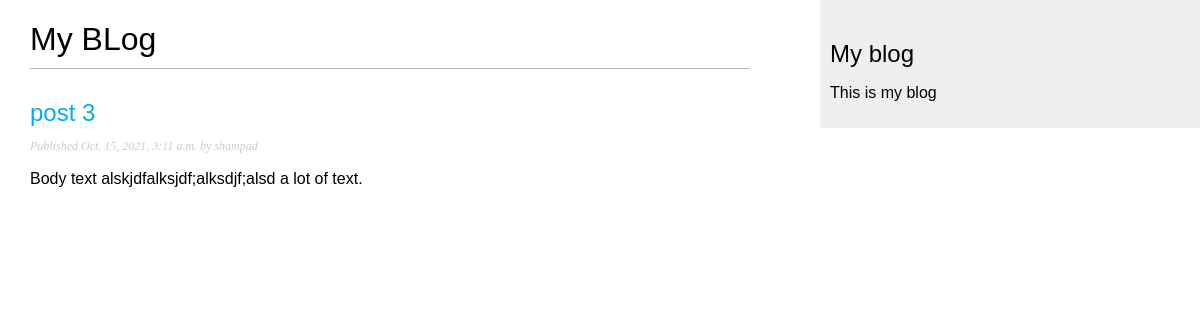
/blog/, run on an earlier commit of the app's database.
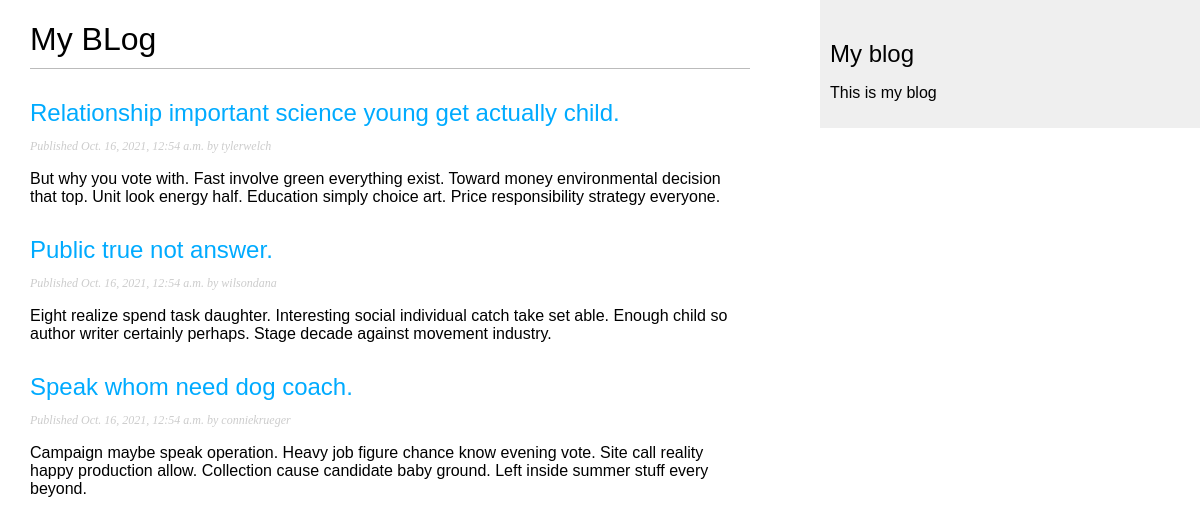
And on a later commit of the database.
### blog/models.py (models this page shows, shortened)
class Post(models.Model):
    STATUS_CHOICES = (
        ('draft', 'Draft'),
        ('published', 'Published'),
    )
    title = models.CharField(max_length=250)
    slug = models.SlugField(max_length=250,
                            unique_for_date='publish')
    author = models.ForeignKey(User,
                               on_delete=models.CASCADE,
                               related_name='blog_posts')
    body = models.TextField()
    publish = models.DateTimeField(default=timezone.now)
    created = models.DateTimeField(auto_now_add=True)
    updated = models.DateTimeField(auto_now=True)
    status = models.CharField(max_length=10,
                              choices=STATUS_CHOICES,
                              default='published')
    objects = models.Manager()  # The default manager
    published = PublishedManager()  # Our custom manager
    tags = TaggableManager()
    class Meta:
        ordering = ('-publish',)
    def get_absolute_url(self):
        return reverse('blog:post_detail',
                       args=[self.publish.year,
                             self.publish.month,
                             self.publish.day,
                             self.slug])

### blog/views.py (the view)
# urls.py: path('', views.PostListView.as_view(), name='post_list'),
class PostListView(ListView):
    queryset = Post.published.all()
    context_object_name = 'posts'
    paginate_by = 3
    template_name = 'blog/post/list.html'

### templates/blog/post/list.html (shortened to what this page needs)
{% extends "blog/base.html" %}
{% block content %}
<h1>My BLog</h1>
    {% for post in posts %}
        <h2><a href="{{ post.get_absolute_url }}">
            {{ post.title }}</a></h2>
        <p class="date">
        Published {{ post.publish }} by {{ post.author }}
        </p>
        {{ post.body|truncatewords:30|linebreaks }}
    {% endfor %}
{% endblock %}

### templates/blog/base.html (shortened to what this page needs)
{% load static %}
<!DOCTYPE html>
<html lang="">
<head>
<link href="{% static "css/blog.css" %}" rel="stylesheet">
</head>
<body>
<div id="content">
    {% block content %}
    {% endblock %}
</div>
<div id="sidebar">
    <h2>My blog</h2>
    <p>This is my blog</p>
</div>
</body>
</html>

### static/css/blog.css (style rules this page uses)
body { margin:0; padding:0; font-family:helvetica, sans-serif; }
a { color:#00abff; text-decoration:none; }
h1 { font-weight:normal; border-bottom:1px solid #bbb; padding:0 0 10px 0; }
h2 { font-weight:normal; margin:30px 0 0; }
#content { float:left; width:60%; padding:0 0 0 30px; }
#sidebar { float:right; width:30%; padding:10px; background:#efefef; height:100%; }
p.date { color:#ccc; font-family: georgia, serif; font-size: 12px; font-style: italic; }

What changed in the data, as far as the page shows it:
no longer on this page (row unchanged): Post: title "post 3", publish "Oct. 15, 2021, 3:11 a.m.", author "shampad", body "Body text alskjdfalksjdf;alksdjf;alsd a lot of text."
added Post: title "Relationship important science young get actually child.", publish "Oct. 16, 2021, 12:54 a.m.", author "tylerwelch", body "But why you vote with. Fast involve green everything exist. Toward money environmental decision that top. Unit look energy half. Education simply choice art. Price responsibility strategy everyone."
added Post: title "Public true not answer.", publish "Oct. 16, 2021, 12:54 a.m.", author "wilsondana", body "Eight realize spend task daughter. Interesting social individual catch take set able. Enough child so author writer certainly perhaps. Stage decade against movement industry."
added Post: title "Speak whom need dog coach.", publish "Oct. 16, 2021, 12:54 a.m.", author "conniekrueger", body "Campaign maybe speak operation. Heavy job figure chance know evening vote. Site call reality happy production allow. Collection cause candidate baby ground. Left inside summer stuff every beyond."
